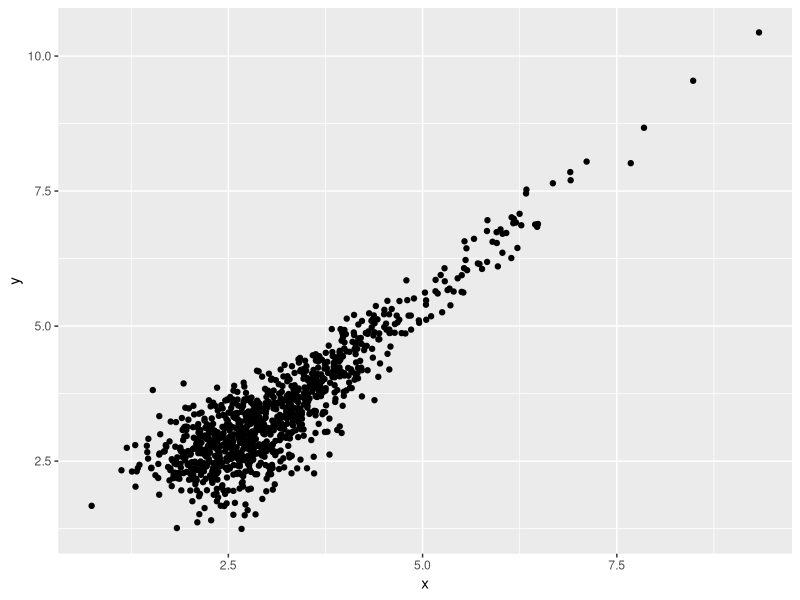
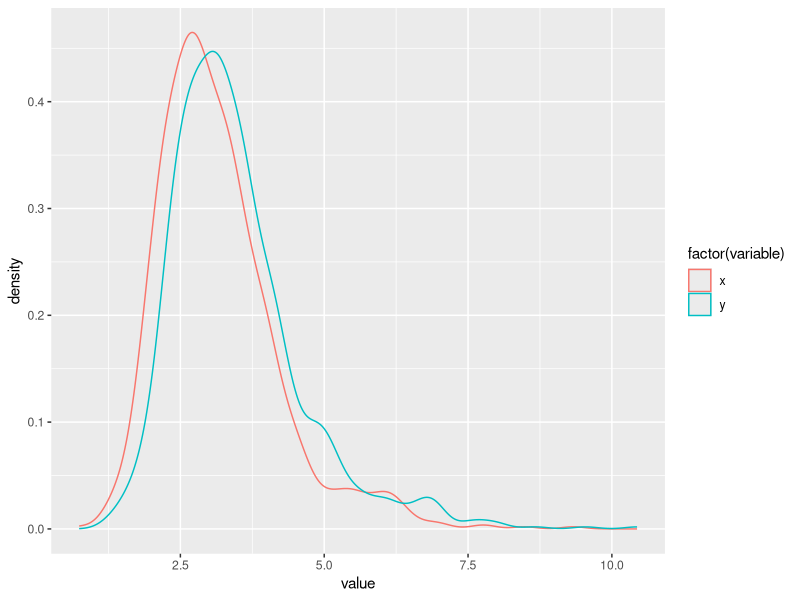
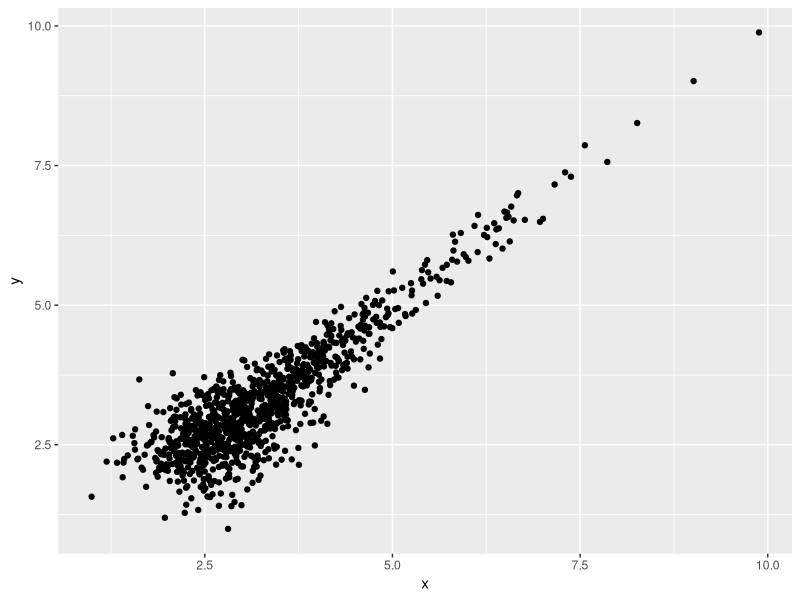
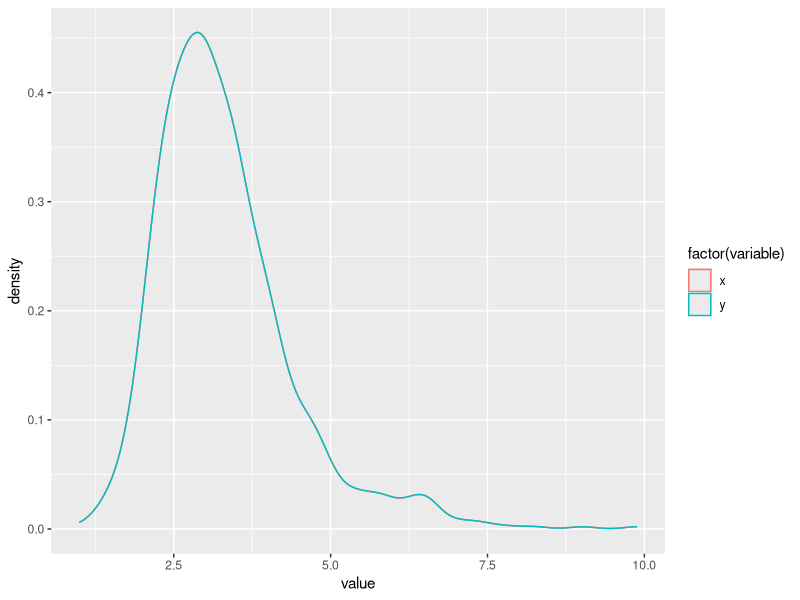

R code for these plots, in order: (Note: this script raises an error after producing the figures.)
## ---- chunk 1
knitr::opts_chunk$set(
    eval=as.logical(Sys.getenv("KNITR_EVAL", "TRUE")),
    cache=as.logical(Sys.getenv("KNITR_CACHE", "TRUE"))
)
## ---- chunk 2
x <- runif(5)
x
xo <- x[order(x)]
xo
## ---- chunk 3
xo[order(order(x))]
## ---- chunk 4
diff(c(0, xo))[order(order(x))]
## ---- chunk 5
LETTERS[seq_along(xo)][order(order(x))]
## ---- chunk 6
set.seed(123)
n_genes <- 1000
base <- 2 + rexp(n_genes)
## ---- chunk 7
expression <- data.frame(
    x = base + rnorm(n_genes, 0.3) / base,
    y = 1.1 * base + rnorm(n_genes, 0.4) / base
)
## ---- chunk 8
library(ggplot2)
ggplot(expression, aes(x, y)) + geom_point()
## ---- chunk 9
df <- reshape::melt(expression)
ggplot(df, aes(x = value, colour = factor(variable))) + 
    geom_density()
## ---- chunk 10
    x <- expression$x
    xo <- x[order(x)]
    y <- expression$y
    yo <- y[order(y)]
## ---- chunk 11
    mo <- sapply(seq_along(xo), function(i) mean(c(xo[i], yo[i])))
## ---- chunk 12
    normalized <- data.frame(
        x = mo[order(order(x))],
        y = mo[order(order(y))]
    )
## ---- chunk 13
ggplot(normalized, aes(x, y)) + geom_point()
## ---- chunk 14
df <- reshape::melt(normalized)
ggplot(df, aes(x = value, colour = factor(variable))) + 
    geom_density()
## ---- chunk 15
x <- expression$x
xo <- x[order(x)]
y <- expression$y
yo <- y[order(y)]
mo <- sapply(seq_along(xo), function(i) mean(c(xo[i], yo[i])))
normalized <- data.frame(
    x = mo[order(order(x))],
    y = mo[order(order(y))]
)
## ---- chunk 16
quantile_normalize <- 
    function(expression)
{
    x <- expression$x
    xo <- x[order(x)]
    y <- expression$y
    yo <- y[order(y)]
    mo <- sapply(seq_along(xo), function(i) mean(c(xo[i], yo[i])))
    data.frame(
        x = mo[order(order(x))],
        y = mo[order(order(y))]
    )
}
## ---- chunk 17
normalized <- quantile_normalize(expression)
## ---- chunk 18
expression <- data.frame(
    x = c(1, 2, 4, 7),
    y = c(3, 2, 5, 8)
)
quantile_normalize(expression)
## ---- chunk 19
library(testthat)
test_that("quantile_normalize() works", {
    ## calculate simple example 'by hand'...
    x <- c(1, 2, 4, 7)
    y <- c(3, 2, 5, 8)
    xo <- x[order(x)]
    yo <- y[order(y)]
    mo <- sapply(seq_along(x), function(i) mean(c(xo[i], yo[i])))
    expected <- data.frame(x = mo[order(order(x))], y = mo[order(order(y))])

    ## compare to outcome of our function
    expression <- data.frame(x = x, y = y)
    observed <- quantile_normalize(expression)
    expect_equal(observed, expected)      # other expectations possible
})
## ---- chunk 20
quantile_normalize <- 
    function(expression)
{
    x <- expression$x
    xo <- x[order(x)]
    y <- expression$y
    yo <- y[order(y)]
    m <- cbind(xo, yo)

    mo <- rowMeans(m)

    data.frame(
        x = mo[order(order(x))],
        y = mo[order(order(y))]
    )
}
## ---- chunk 21
test_that("quantile_normalize() works", {
    x <- c(1, 2, 4, 7)
    y <- c(3, 2, 5, 8)
    xo <- x[order(x)]
    yo <- y[order(y)]
    mo <- sapply(seq_along(x), function(i) mean(c(xo[i], yo[i])))
    expected <- data.frame(x = mo[order(order(x))], y = mo[order(order(y))])

    expression <- data.frame(x = x, y = y)
    observed <- quantile_normalize(expression)
    expect_equal(observed, expected)
})
## ---- chunk 22
m <- apply(expression, 2, function(v) v[order(v)])
m
## ---- chunk 23
quantile_normalize <- 
    function(expression)
{
    m <- apply(expression, 2, function(v) v[order(v)])
    mo <- rowMeans(m)
    apply(expression, 2, function(v, mo) mo[order(order(v))], mo)
}
## ---- chunk 24
test_that("quantile_normalize() works", {
    x <- c(1, 2, 4, 7)
    y <- c(3, 2, 5, 8)
    xo <- x[order(x)]
    yo <- y[order(y)]
    mo <- sapply(seq_along(x), function(i) mean(c(xo[i], yo[i])))
    expected <- cbind(x = mo[order(order(x))], y = mo[order(order(y))])

    expression <- data.frame(x = x, y = y)
    observed <- quantile_normalize(expression)
    expect_equal(observed, expected)
})
## ---- chunk 25
quantile_normalize <-
    function(expression)
{
    ## so long as the input can be coerced to a matrix...
    expression <- as.matrix(expression)

    ## and can be validated to conform to our contract...
    stopifnot(
        is.numeric(expression),
        !anyNA(expression)
    )

    ## ...we have confidence that we will satisfy the return value
    m <- apply(expression, 2, function(v) v[order(v)])
    mo <- rowMeans(m)
    apply(expression, 2, function(v, mo) mo[order(order(v))], mo)
}
## ---- chunk 26
test_that("'quantile_normalize()' validates inputs", {
    m <- cbind(letters, LETTERS)
    expect_error(quantile_normalize(m))
    
    df <- data.frame(x=rnorm(26), y = letters)
    expect_error(quantile_normalize(df))
    
    m <- matrix(rnorm(10), nrow = 5)
    m[1,1] <- NA
    expect_error(quantile_normalize(m))
})
## ---- chunk 27
quantile_normalize <-
    function(expression)
{
    ## validate inputs
    expression <- as.matrix(expression)
    stopifnot(
        is.numeric(expression),
        !anyNA(expression)
    )

    ## quantile normalization
    m <- apply(expression, 2, function(v) v[order(v)])
    mo <- rowMeans(m)
    result <- apply(expression, 2, function(v, mo) mo[order(order(v))], mo)
    
    ## propagate dimnames
    dimnames(result) <- dimnames(expression)
    result
}
## ---- chunk 28
test_that("'quantile_normalize()' propagates dimnames", {
    m <- matrix(rnorm(10), 5, dimnames=list(LETTERS[1:5], letters[1:2]))
    observed <- quantile_normalize(m)
    expect_identical(dimnames(observed), dimnames(m))
})
## ---- chunk 29
quantile_normalize <-
    function(expression)
{
    ## validate inputs
    expression <- as.matrix(expression)
    stopifnot(
        is.numeric(expression),
        !anyNA(expression)
    )

    ## quantile normalize
    m <- apply(expression, 2, function(v) v[order(v)])
    dim(m) <- dim(expression)    # apply() doesn't always return a matrix!

    mo <- rowMeans(m)

    result <- apply(expression, 2, function(v, mo) mo[order(order(v))], mo)
    dim(result) <- dim(expression)

    ## propagate dimnames
    dimnames(result) <- dimnames(expression)
    result
}
## ---- chunk 30
test_that("'quantile_normalize()' works with edge cases", {
    m <- matrix(rnorm(5), nrow = 5)
    expect_identical(m, quantile_normalize(m))

    m <- matrix(rnorm(5), ncol = 5)
    expect_identical(matrix(mean(m), ncol = 5), quantile_normalize(m))
    
    m <- matrix(0, 0, 0)
    expect_identical(m, quantile_normalize(m))
})
## ---- chunk 31
library(microbenchmark)

n_genes <- 10000
g10 <- matrix(rnorm(n_genes * 10), ncol = 10)
g100 <- matrix(rnorm(n_genes * 100), ncol = 100)
g1000 <- matrix(rnorm(n_genes * 1000), ncol = 1000)
g10000 <- matrix(rnorm(n_genes * 10000), ncol = 10000)

times <- microbenchmark(
    quantile_normalize(g10),
    quantile_normalize(g100),
    quantile_normalize(g1000),
    quantile_normalize(g10000),
    times = 20
)

times
plot(times, log = "y")
## ---- chunk 32
sessionInfo()
